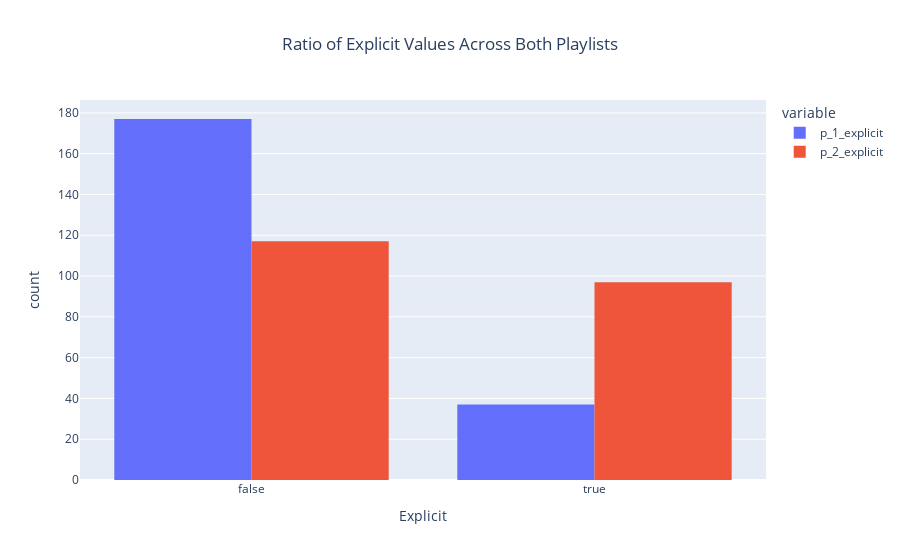

The code cell stored with this chart in its notebook:
### Markdown cell above
### Create a visualization depicting which playlist contains a greater percentage of explicit music.

### Code cell
# Create a single DataFrame object containing explicit values for both playlists
explicit_df = pd.DataFrame(data = {'p_1_explicit': playlist_1['explicit'], 'p_2_explicit': playlist_2['explicit']})
# We can fill NaN values in explicit column with False as we are searching for True. NaN values exist because those songs are not in playlist 2
explicit_df.fillna(False, inplace=True)

# Create visualization
px.histogram(explicit_df, x = ['p_1_explicit', 'p_2_explicit'], title = 'Ratio of Explicit Values Across Both Playlists', barmode='group').update_layout(title_x = 0.5, xaxis_title = 'Explicit')

### Figure 1 — Plotly figure (JSON) as saved in the notebook; plotly's stock layout.template omitted (floating-point values rounded to 4 significant figures; data arrays with more than 128 entries replaced by an {"elided": "..."} marker saying what was removed)
{"data": [{"alignmentgroup": "True", "bingroup": "x", "hovertemplate": "variable=p_1_explicit<br>value=%{x}<br>count=%{y}<extra></extra>", "legendgroup": "p_1_explicit", "marker": {"color": "#636efa", "pattern": {"shape": ""}}, "name": "p_1_explicit", "offsetgroup": "p_1_explicit", "orientation": "v", "showlegend": true, "type": "histogram", "x": {"elided": "214 bool values"}, "xaxis": "x", "yaxis": "y"}, {"alignmentgroup": "True", "bingroup": "x", "hovertemplate": "variable=p_2_explicit<br>value=%{x}<br>count=%{y}<extra></extra>", "legendgroup": "p_2_explicit", "marker": {"color": "#EF553B", "pattern": {"shape": ""}}, "name": "p_2_explicit", "offsetgroup": "p_2_explicit", "orientation": "v", "showlegend": true, "type": "histogram", "x": {"elided": "214 bool values"}, "xaxis": "x", "yaxis": "y"}], "layout": {"barmode": "group", "legend": {"title": {"text": "variable"}, "tracegroupgap": 0}, "title": {"text": "Ratio of Explicit Values Across Both Playlists", "x": 0.5}, "xaxis": {"anchor": "y", "domain": [0, 1], "title": {"text": "Explicit"}}, "yaxis": {"anchor": "x", "domain": [0, 1], "title": {"text": "count"}}}}
